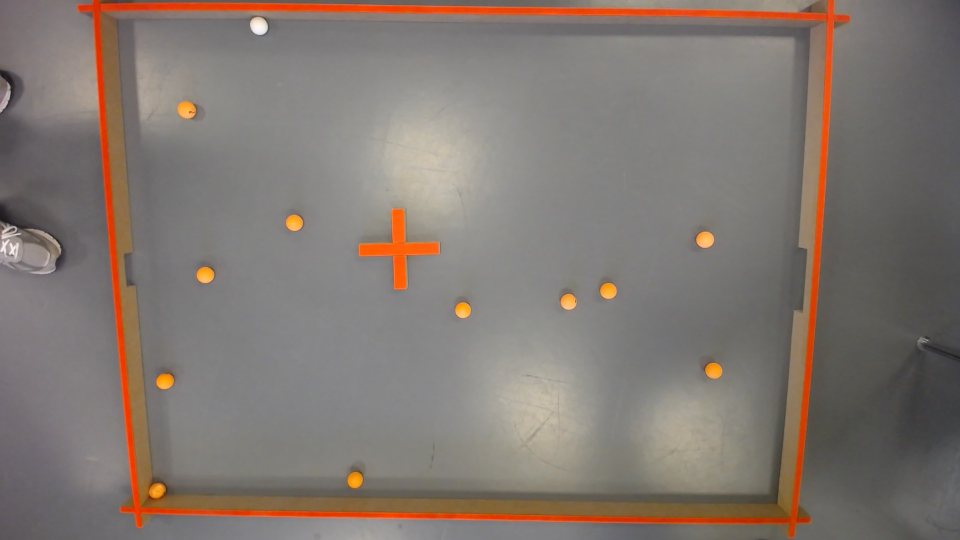
#> input picture Bane.png, 1920 x 1080 px, given in place of Bane.jpg, which was not available (shown at 1/2 size)
$ python threashholdstestsxdd.py
#> lines starting #> are read from the running program, lines starting #| are printed output that depends on the picture
from __future__ import print_function
import cv2 as cv
import argparse

max_value = 255
max_value_H = 360//2
low_H = 0
low_S = 0
low_V = 0
high_H = max_value_H
high_S = max_value
high_V = max_value
window_capture_name = 'Video Capture'
window_detection_name = 'Object Detection'
low_H_name = 'Low H'
low_S_name = 'Low S'
low_V_name = 'Low V'
high_H_name = 'High H'
high_S_name = 'High S'
high_V_name = 'High V'


def on_low_H_thresh_trackbar(val):
    global low_H
    global high_H
    low_H = val
    low_H = min(high_H-1, low_H)
    cv.setTrackbarPos(low_H_name, window_detection_name, low_H)


def on_high_H_thresh_trackbar(val):
    global low_H
    global high_H
    high_H = val
    high_H = max(high_H, low_H+1)
    cv.setTrackbarPos(high_H_name, window_detection_name, high_H)


def on_low_S_thresh_trackbar(val):
    global low_S
    global high_S
    low_S = val
    low_S = min(high_S-1, low_S)
    cv.setTrackbarPos(low_S_name, window_detection_name, low_S)

def on_high_S_thresh_trackbar(val):
    global low_S
    global high_S
    high_S = val
    high_S = max(high_S, low_S+1)
    cv.setTrackbarPos(high_S_name, window_detection_name, high_S)

def on_low_V_thresh_trackbar(val):
    global low_V
    global high_V
    low_V = val
    low_V = min(high_V-1, low_V)
    cv.setTrackbarPos(low_V_name, window_detection_name, low_V)

def on_high_V_thresh_trackbar(val):
    global low_V
    global high_V
    high_V = val
    high_V = max(high_V, low_V+1)
    cv.setTrackbarPos(high_V_name, window_detection_name, high_V)

parser = argparse.ArgumentParser(description='Code for Thresholding Operations using inRange tutorial.')
parser.add_argument('--camera', help='Camera divide number.', default=0, type=int)
args = parser.parse_args()


cv.namedWindow(window_capture_name)
cv.namedWindow(window_detection_name)


cv.createTrackbar(low_H_name, window_detection_name , low_H, max_value_H, on_low_H_thresh_trackbar)
cv.createTrackbar(high_H_name, window_detection_name , high_H, max_value_H, on_high_H_thresh_trackbar)
cv.createTrackbar(low_S_name, window_detection_name , low_S, max_value, on_low_S_thresh_trackbar)
cv.createTrackbar(high_S_name, window_detection_name , high_S, max_value, on_high_S_thresh_trackbar)
cv.createTrackbar(low_V_name, window_detection_name , low_V, max_value, on_low_V_thresh_trackbar)
cv.createTrackbar(high_V_name, window_detection_name , high_V, max_value, on_high_V_thresh_trackbar)


new_width = 700
new_height = 500

while True:


    img = cv.imread("Bane.jpg") #For testing purposes, change to imagecapture(0) for actual use
#> img is the input picture: shape (1080, 1920, 3); mean B, G, R 113.1, 119.8, 129.6
    frame = cv.resize(img, (new_width, new_height))
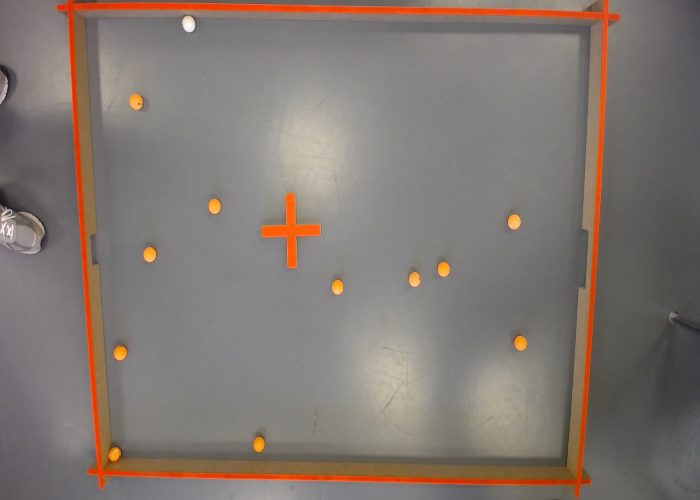
#> frame: shape (500, 700, 3); mean B, G, R 113, 119.8, 129.6
    frame_HSV = cv.cvtColor(frame, cv.COLOR_BGR2HSV)
#> frame_HSV: shape (500, 700, 3); mean H, S, V 49.9, 27, 129.8
    frame_threshold = cv.inRange(frame_HSV, (low_H, low_S, low_V), (high_H, high_S, high_V))
#> frame_threshold: shape (500, 700); every value is 255


    cv.imshow(window_capture_name, frame)
    cv.imshow(window_detection_name, frame_threshold)


    key = cv.waitKey(30)
#> (key q is pressed here)
    if key == ord('q') or key == 27:
        break

$ run again, with test_image_1.png copied over Bane.png
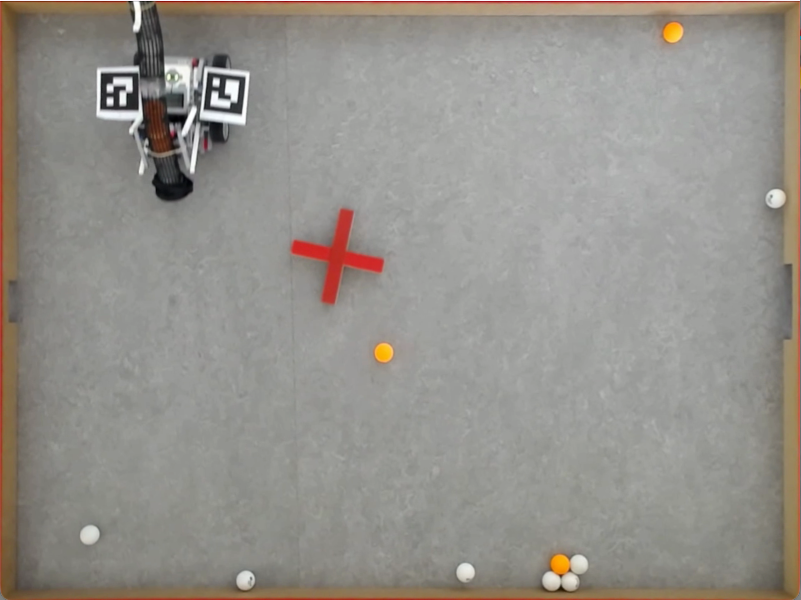
#> input picture test_image_1.png, 801 x 600 px, given in place of Bane.jpg, which was not available
#> img is the input picture: shape (600, 801, 3); mean B, G, R 139.5, 145.4, 149.1
#> `frame = cv.resize(img, (new_width, new_height))`:
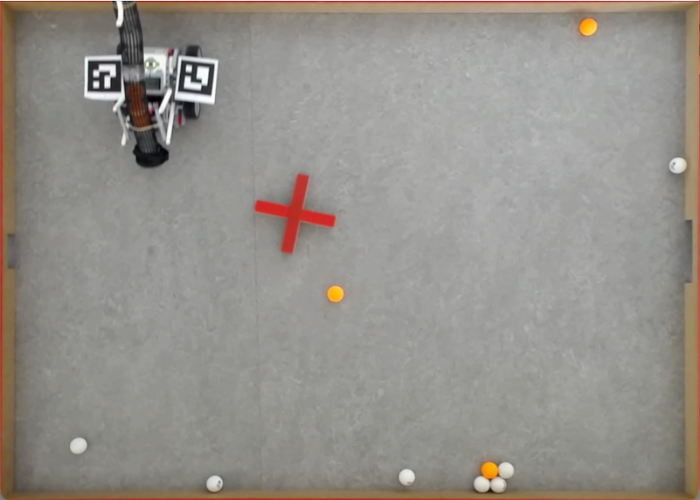
#> frame: shape (500, 700, 3); mean B, G, R 139.4, 145.4, 149
#> frame_HSV: shape (500, 700, 3); mean H, S, V 34.3, 18.3, 149.8
#> frame_threshold: shape (500, 700); every value is 255
